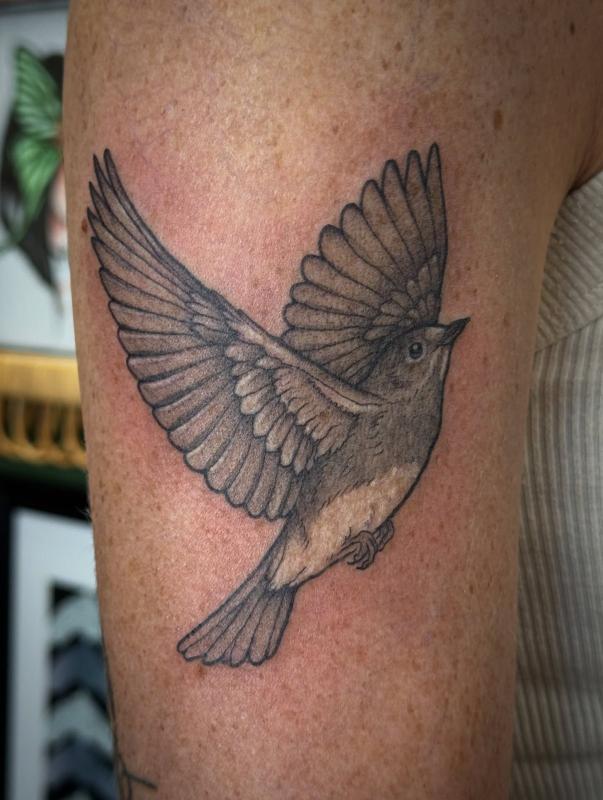
#> input picture tier1/assets/bluebird.jpg, 1206 x 1600 px, found by its file name (shown at 1/2 size)
$ python extract.py
#> lines starting #> are read from the running program, lines starting #| are printed output that depends on the picture; pictures that were not available may be replaced by others from this repository, and a replacement may not be noted
"""Lift Jenna's ink off the skin, from her own photographs (no redrawing).

For each tattoo:  ink alpha = local contrast against a blurred skin estimate (dark ink + colour ink)
                  x limb/subject mask from Higgsfield's background remover (eroded)
                  x a density mask that drops isolated freckles far from the design.
Writes, per piece:   assets/<name>-ink.png   colour cutout (RGBA), what the plate "fills in" with
                     assets/<name>-line.png  sepia line layer (RGBA) derived from the same alpha
Also makes the studio plate's line layer from edges of the shop photo.
"""
import pathlib, sys
import numpy as np
from PIL import Image, ImageFilter

here = pathlib.Path(__file__).resolve().parent
root = here.parent
posts = root / 'ref' / 'posts'
out = here / 'assets'; out.mkdir(exist_ok=True)
SEPIA = np.array([58, 42, 30], np.float32)
CLEAR = {'stag-beetle-seraphim': [(0, 0, .35, .12), (.55, 0, 1, .07)]}  # stray marks outside the design, as fractions
MAX = 1000


def load_rgb(p):
    im = Image.open(p).convert('RGB'); im.thumbnail((MAX, MAX), Image.LANCZOS); return im
#> in load_rgb, im is the input picture: PIL image 1206x1600 RGB; mean R, G, B 125, 100.3, 87.7


def trim(rgba, pad=24):
    bb = rgba.getbbox()
    if not bb: return rgba
    x0, y0, x1, y1 = bb
    return rgba.crop((max(0, x0 - pad), max(0, y0 - pad), min(rgba.width, x1 + pad), min(rgba.height, y1 + pad)))


def tattoo(name, erode=21, dark_off=14, chroma_off=30, density=0.10, line_off=18):
    im = load_rgb(posts / f'{name}.jpg')
    a = np.asarray(im).astype(np.float32)
    bg = np.asarray(im.filter(ImageFilter.GaussianBlur(26))).astype(np.float32)
    lum, bgl = a @ [.299, .587, .114], bg @ [.299, .587, .114]
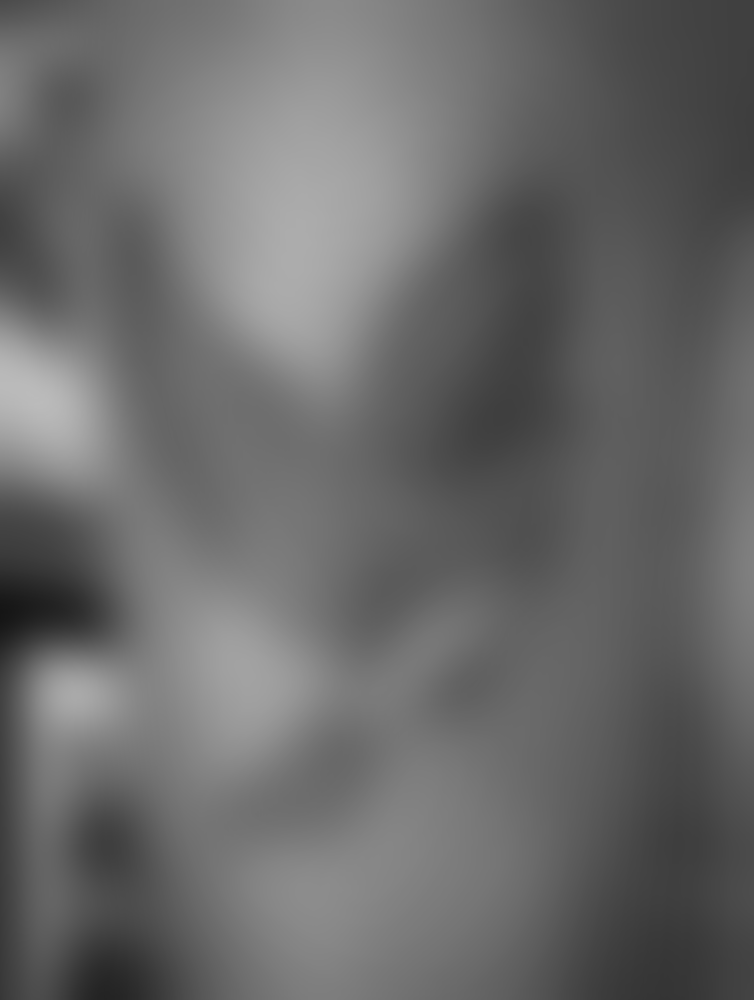
#> bgl: shape (1000, 754) float64; min 21.65, max 187.6, mean 106.1
    dark = np.clip((bgl - lum - dark_off) / 55.0, 0, 1)
    chroma = np.clip((np.linalg.norm(a - bg, axis=2) - chroma_off) / 50.0, 0, 1)
    alpha = np.maximum(dark, chroma)
    outline = np.clip((bgl - lum - line_off) / 42.0, 0, 1)
    # subject mask from Higgsfield background remover
    lp = here / 'work' / f'{name}-limb.png'
    limb = Image.open(lp).convert('RGBA').split()[3].resize(im.size, Image.LANCZOS) if lp.exists() else Image.new('L', im.size, 255)
#> limb: PIL image 754x1000 L; every value is 255
    if erode >= 3:
        limb = limb.filter(ImageFilter.MinFilter(erode)).filter(ImageFilter.GaussianBlur(6))
    m = np.asarray(limb).astype(np.float32) / 255.0
#> m: shape (1000, 754) float32; every value is 1
    alpha *= m
    outline *= m
    # density: keep strokes that belong to the design, drop lone freckles
    A = Image.fromarray((alpha * 255).astype(np.uint8)).filter(ImageFilter.MedianFilter(3))
    alpha = np.asarray(A).astype(np.float32) / 255.0
    dens = np.asarray(A.filter(ImageFilter.GaussianBlur(22))).astype(np.float32) / 255.0
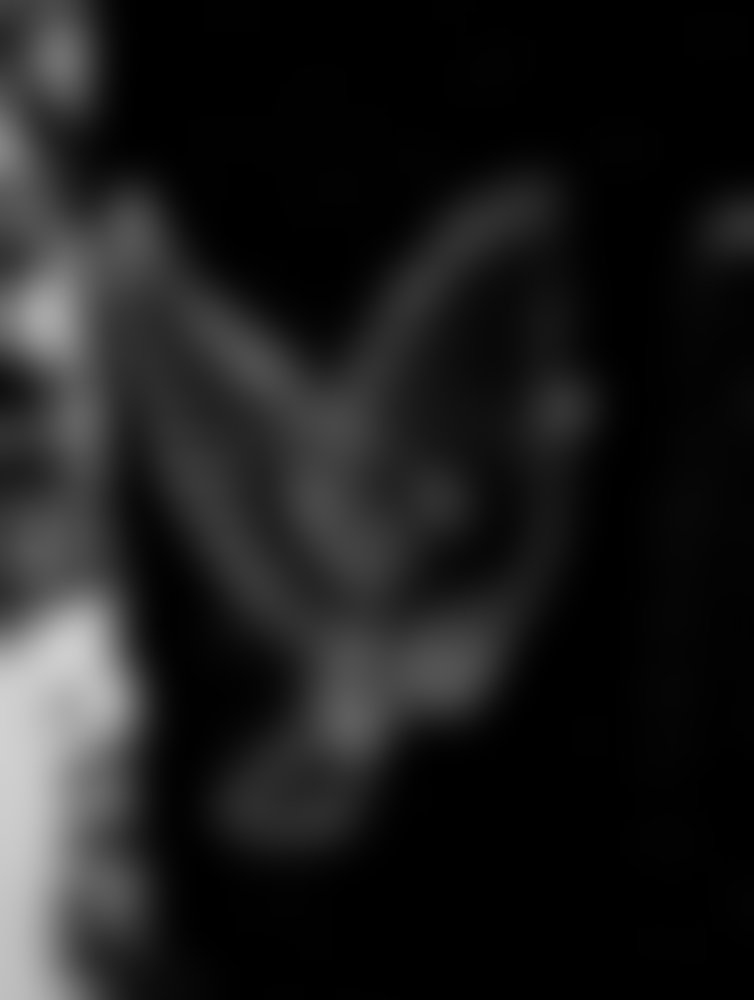
#> dens: shape (1000, 754) float32; min 0, max 0.816, mean 0.115
    keep = np.clip((dens - density) / 0.10, 0, 1)
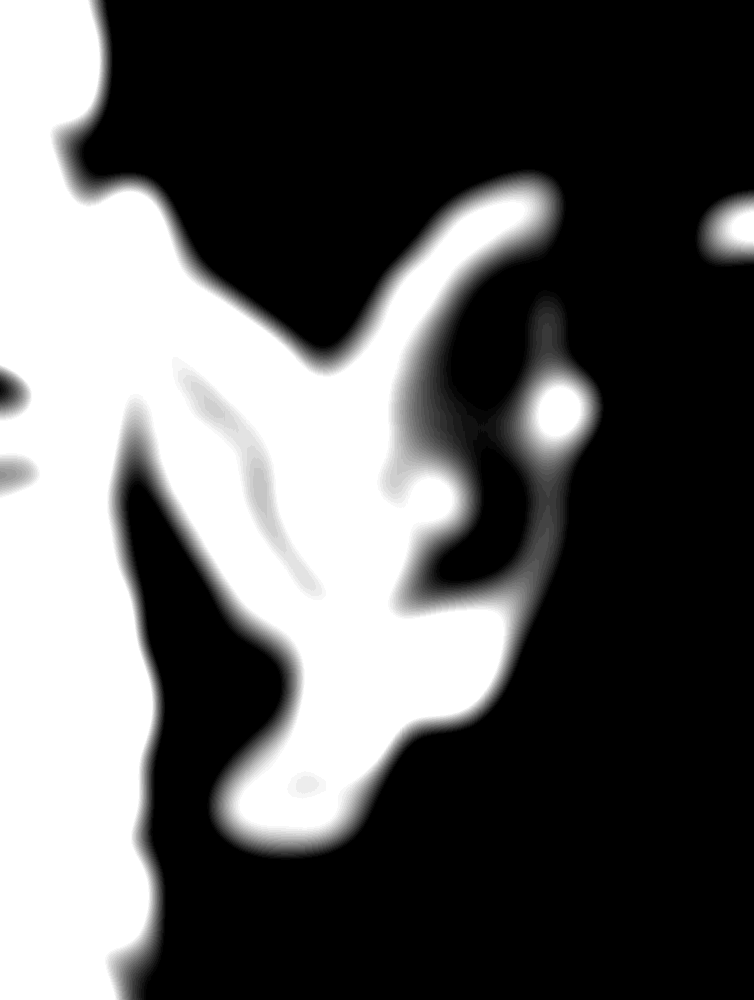
#> keep: shape (1000, 754) float32; min 0, max 1, mean 0.361
    alpha *= keep
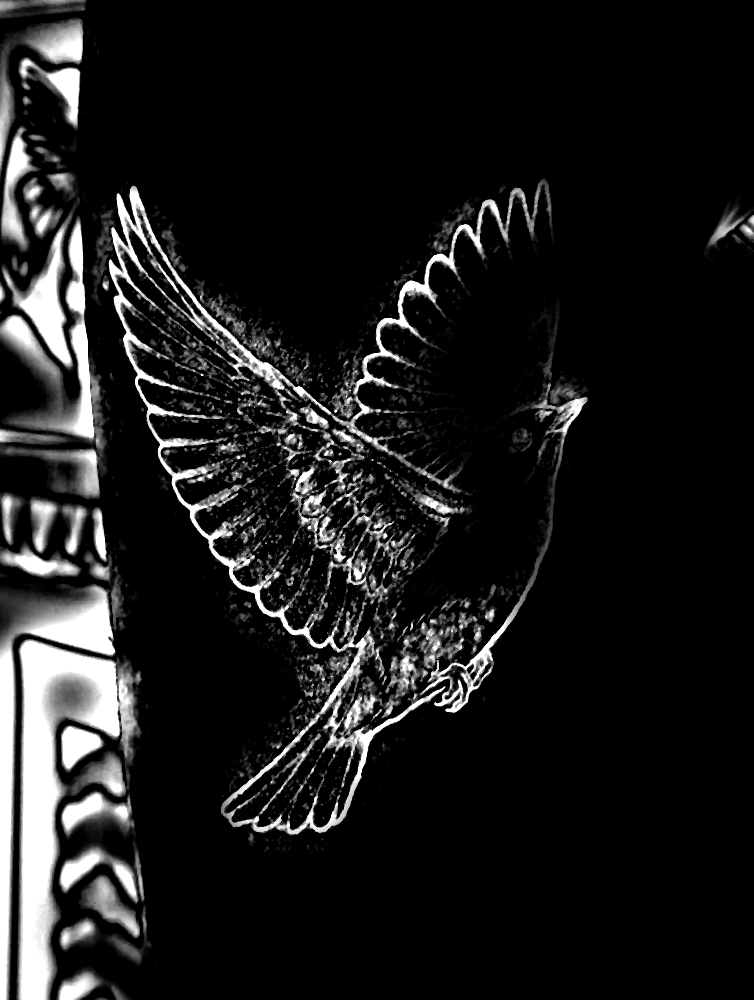
#> alpha: shape (1000, 754) float32; min 0, max 1, mean 0.108
    outline *= keep
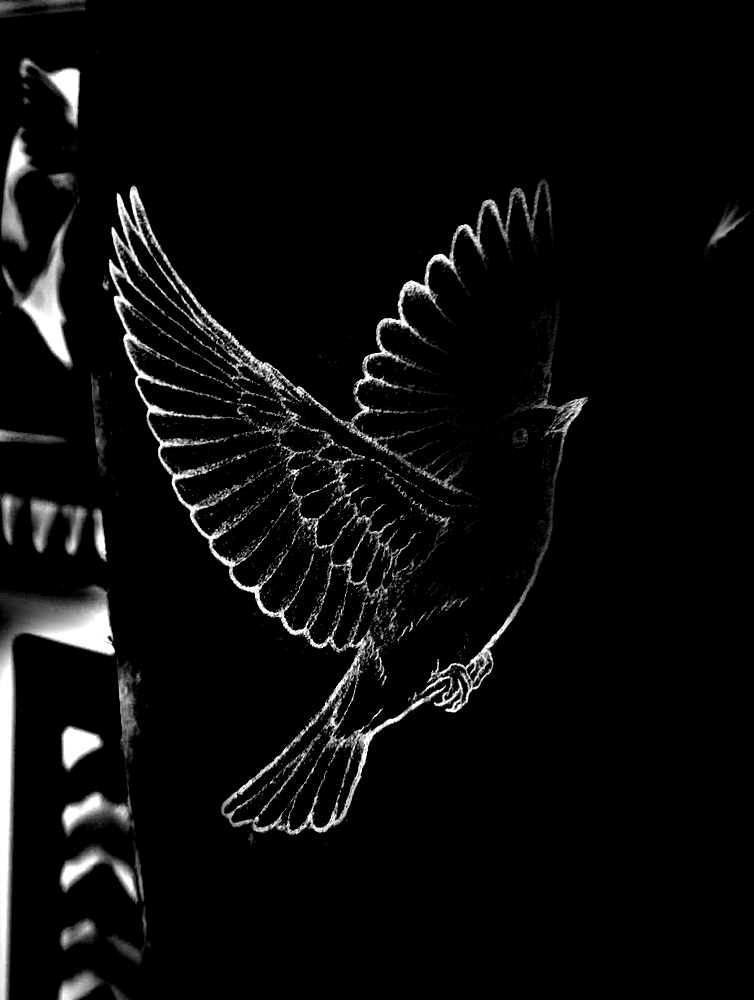
#> outline: shape (1000, 754) float64; min 0, max 1, mean 0.0468
    alpha = np.clip(alpha * 1.15, 0, 1)
    O = Image.fromarray((outline * 255).astype(np.uint8)).filter(ImageFilter.MedianFilter(3))
    for box in CLEAR.get(name, []):
        x0, y0, x1, y1 = (int(box[0] * im.width), int(box[1] * im.height), int(box[2] * im.width), int(box[3] * im.height))
        O.paste(0, (x0, y0, x1, y1))
    line_a = np.clip(np.asarray(O).astype(np.float32) / 255.0 * 1.2, 0, 1)
    line = Image.fromarray(np.dstack([np.broadcast_to(SEPIA, a.shape), line_a * 235]).astype(np.uint8), 'RGBA')
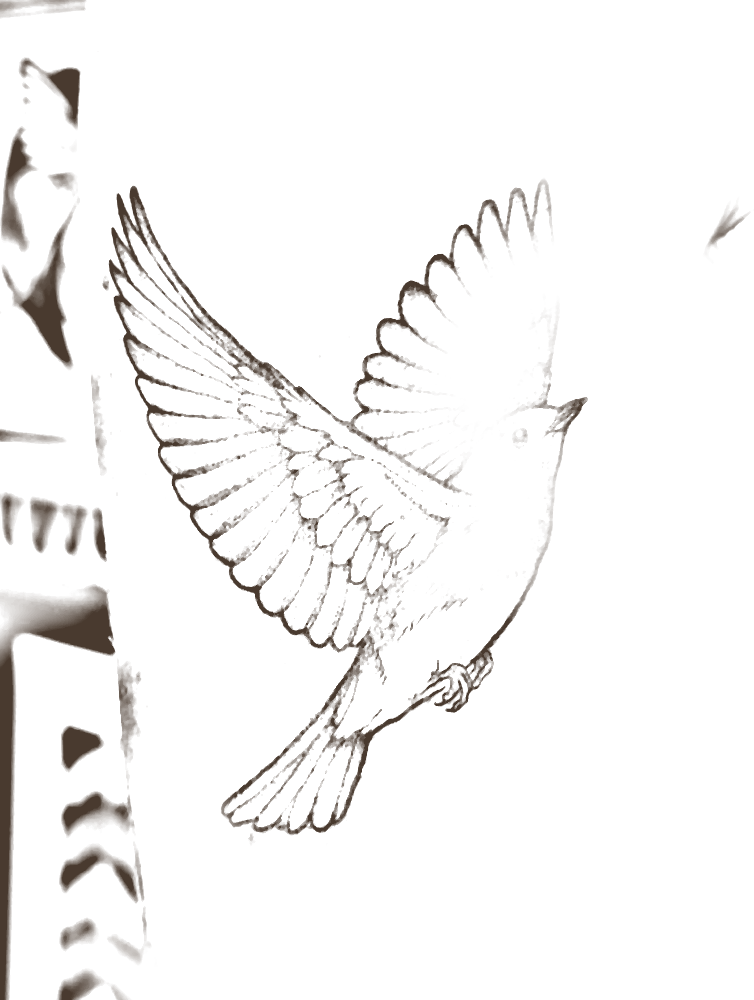
#> line: PIL image 754x1000 RGBA; mean R, G, B, A 58, 42, 30, 11.8; transparent parts drawn white
#> pass 3 of the loop `for n in names:`:
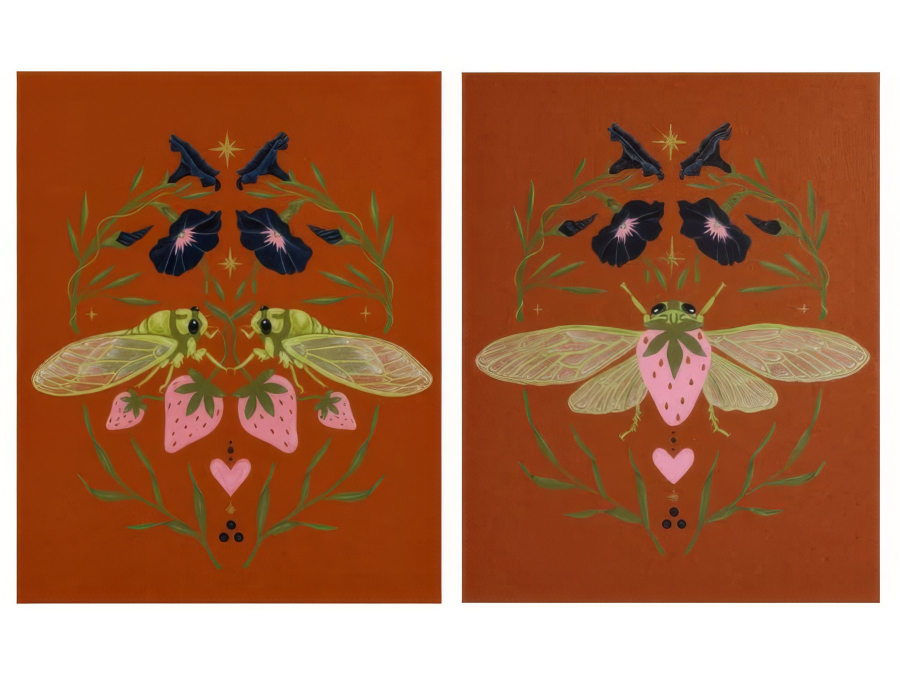
#> input picture tier1/assets/cicada-paintings.jpg, 1800 x 1350 px, given in place of stag-beetle-seraphim.jpg, which was not available (shown at 1/2 size)
#> in load_rgb, im is the input picture: PIL image 1800x1350 RGB; mean R, G, B 171.4, 118, 88.4
#> im: PIL image 1000x750 RGB
#> a: shape (750, 1000, 3) float32
#> bg: shape (750, 1000, 3) float32
#> lum: shape (750, 1000) float64
#> bgl: shape (750, 1000) float64
#> dark: shape (750, 1000) float64
#> chroma: shape (750, 1000) float32
#> limb: PIL image 1000x750 L; every value is 255
#> m: shape (750, 1000) float32; every value is 1
#> A: PIL image 1000x750 L
#> dens: shape (750, 1000) float32
#> keep: shape (750, 1000) float32
#> in tattoo (call 3), `outline *= keep`:
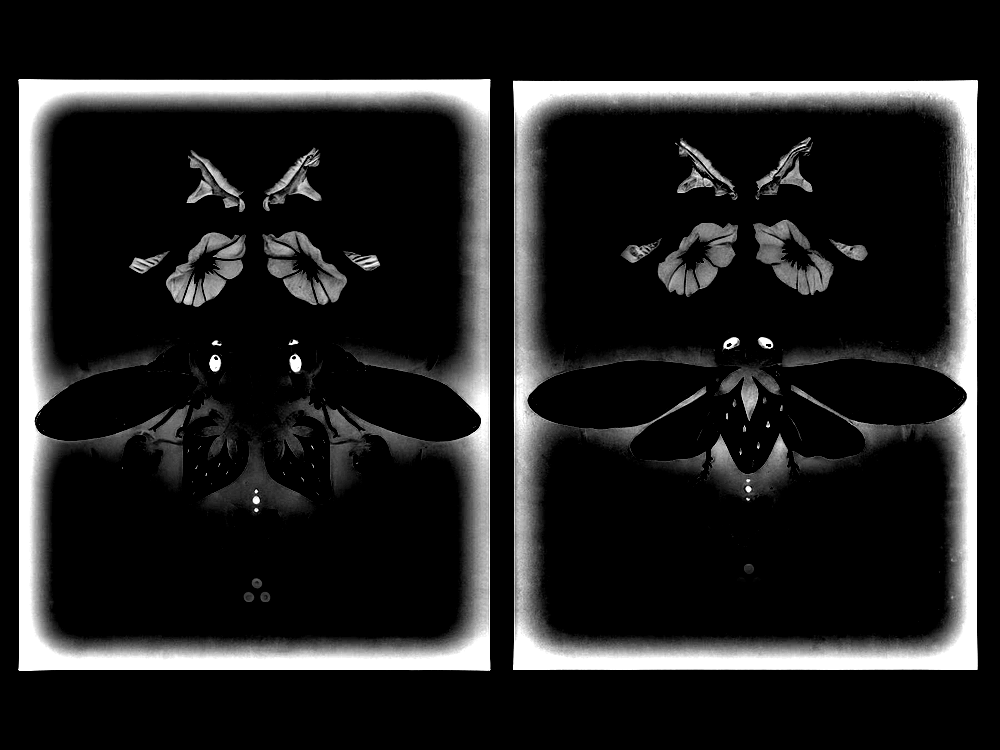
#> outline: shape (750, 1000) float64; min 0, max 1, mean 0.132
#> in tattoo (call 3), `alpha = np.clip(alpha * 1.15, 0, 1)`:
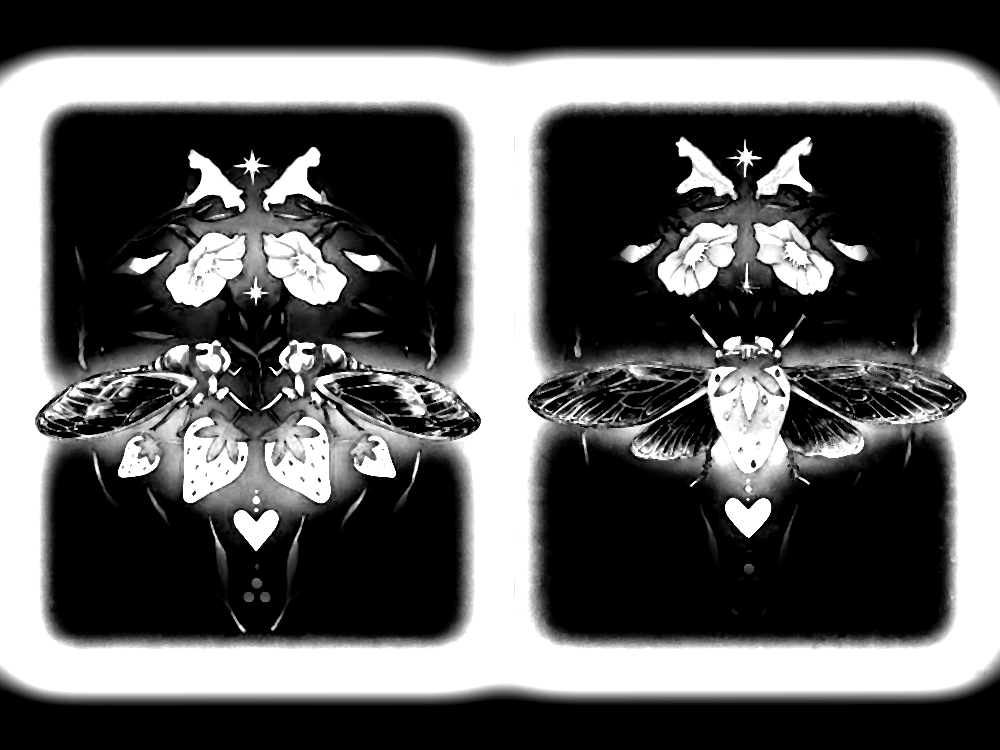
#> alpha: shape (750, 1000) float32; min 0, max 1, mean 0.374
#| stag-beetle-seraphim (1000, 750)
    # full frame, pixel-aligned with the photo so the drawing can turn into it in place
    line.save(out / f'{name}-line.png', optimize=True)
    im.save(out / f'{name}.jpg', quality=86, optimize=True, progressive=True)
    return im.size


def studio_lines():
    im = Image.open(root / 'tier1' / 'assets' / 'shop-gallery.jpg').convert('RGB')
    im = im.crop((0, int(im.height * .285), int(im.width * .62), int(im.height * .60)))  # the sharp room only: no blurred ceiling, ornament or lower graphic
    im.thumbnail((MAX, MAX), Image.LANCZOS)
    g = im.convert('L').filter(ImageFilter.GaussianBlur(1.2))
    e = np.asarray(g.filter(ImageFilter.FIND_EDGES)).astype(np.float32)
    a = np.clip((e - 10) / 40.0, 0, 1)
    line = Image.fromarray(np.dstack([np.broadcast_to(SEPIA, (im.height, im.width, 3)), a * 225]).astype(np.uint8), 'RGBA')
    line.save(out / 'studio-line.png', optimize=True)
    im.save(out / 'studio.jpg', quality=84, optimize=True, progressive=True)
    return im.size


if __name__ == '__main__':
    TUNE = {'bluebird': dict(erode=3, density=0.06), 'luna-moth': dict(erode=61, density=0.10),
            'stag-beetle-seraphim': dict(erode=41), 'pink-skies': dict(erode=41, chroma_off=34),
            'salamander': dict(erode=1, density=0.04, line_off=22)}
    names = sys.argv[1:] or list(TUNE)
    for n in names:
#> (the run stopped early here; a loop or call above may not have finished)
